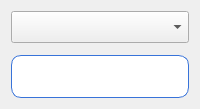
             <widget class="QWidget" name="Del">
              <attribute name="title">
               <string>Удалить</string>
              </attribute>
              <layout class="QVBoxLayout" name="verticalLayout_14">
               <item>
                <widget class="QComboBox" name="choose_obj3">
                 <property name="minimumSize">
                  <size>
                   <width>0</width>
                   <height>32</height>
                  </size>
                 </property>
                 <property name="font">
                  <font>
                   <pointsize>10</pointsize>
                  </font>
                 </property>
                </widget>
               </item>
               <item>
                <widget class="QWidget" name="fake1" native="true"/>
               </item>
               <item>
                <widget class="QPushButton" name="del_but">
                 <property name="minimumSize">
                  <size>
                   <width>0</width>
                   <height>37</height>
                  </size>
                 </property>
                 <property name="font">
                  <font>
                   <pointsize>-1</pointsize>
                   <weight>50</weight>
                   <bold>false</bold>
                  </font>
                 </property>
                 <property name="styleSheet">
                  <string notr="true">QPushButton {
    padding:10px;
    color: #ffffff;
    font-size: 18px;
    border-radius: 10px;
    border: 1px solid #3873d9;
    background-color: white; }

QPushButton:hover{
	background-color: rgb(171, 211, 247);
	effect = QtWidgets.QGraphicsDropShadowEffect(QPushButton)
	effect.setOffset(0, 0)
	effect.setBlurRadius(20)
	effect.setColor(QColor(57, 219, 255))
	QPushButton.setGraphicsEffect(effect)
}</string>
                 </property>
                 <property name="text">
                  <string>Удалить</string>
                 </property>
                </widget>
               </item>
              </layout>
             </widget>
